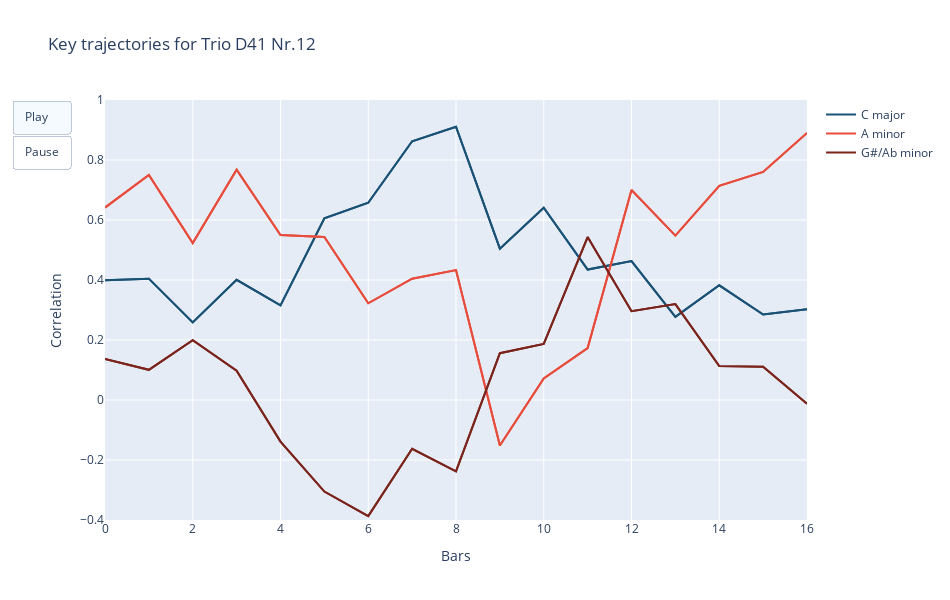

Notebook cell for this chart:
### Code cell
key_traj_interactive(24, title="Key trajectories for Trio D41 Nr.12")

### Figure 1 — Plotly figure (JSON) as saved in the notebook; plotly's stock layout.template omitted (floating-point values rounded to 4 significant figures)
{"data": [{"line": {"color": "#1a5276 "}, "mode": "lines", "showlegend": false, "type": "scatter", "x": [0, 1, 2, 3, 4, 5, 6, 7, 8, 9, 10, 11, 12, 13, 14, 15, 16], "y": [0.3994, 0.4045, 0.2588, 0.4006, 0.3155, 0.6054, 0.6576, 0.8625, 0.9108, 0.5045, 0.6409, 0.4349, 0.4631, 0.2771, 0.3823, 0.2849, 0.3029]}, {"line": {"color": "#1a5276 "}, "mode": "lines", "name": "C major", "type": "scatter", "x": [0, 1, 2, 3, 4, 5, 6, 7, 8, 9, 10, 11, 12, 13, 14, 15, 16], "y": [0.3994, 0.4045, 0.2588, 0.4006, 0.3155, 0.6054, 0.6576, 0.8625, 0.9108, 0.5045, 0.6409, 0.4349, 0.4631, 0.2771, 0.3823, 0.2849, 0.3029]}, {"line": {"color": " #e74c3c  "}, "mode": "lines", "showlegend": false, "type": "scatter", "x": [0, 1, 2, 3, 4, 5, 6, 7, 8, 9, 10, 11, 12, 13, 14, 15, 16], "y": [0.6414, 0.7502, 0.5232, 0.7677, 0.5497, 0.5437, 0.3225, 0.4042, 0.4332, -0.1515, 0.07177, 0.1731, 0.6999, 0.5479, 0.7142, 0.7601, 0.89]}, {"line": {"color": " #e74c3c  "}, "mode": "lines", "name": "A minor", "type": "scatter", "x": [0, 1, 2, 3, 4, 5, 6, 7, 8, 9, 10, 11, 12, 13, 14, 15, 16], "y": [0.6414, 0.7502, 0.5232, 0.7677, 0.5497, 0.5437, 0.3225, 0.4042, 0.4332, -0.1515, 0.07177, 0.1731, 0.6999, 0.5479, 0.7142, 0.7601, 0.89]}, {"line": {"color": " #7b241c "}, "mode": "lines", "showlegend": false, "type": "scatter", "x": [0, 1, 2, 3, 4, 5, 6, 7, 8, 9, 10, 11, 12, 13, 14, 15, 16], "y": [0.137, 0.1007, 0.199, 0.09745, -0.1388, -0.3052, -0.3868, -0.1626, -0.238, 0.1561, 0.187, 0.5432, 0.2958, 0.3196, 0.1129, 0.1109, -0.01281]}, {"line": {"color": " #7b241c "}, "mode": "lines", "name": "G#/Ab minor", "type": "scatter", "x": [0, 1, 2, 3, 4, 5, 6, 7, 8, 9, 10, 11, 12, 13, 14, 15, 16], "y": [0.137, 0.1007, 0.199, 0.09745, -0.1388, -0.3052, -0.3868, -0.1626, -0.238, 0.1561, 0.187, 0.5432, 0.2958, 0.3196, 0.1129, 0.1109, -0.01281]}], "layout": {"height": 600, "hovermode": "closest", "title": {"text": "Key trajectories for Trio D41 Nr.12"}, "updatemenus": [{"buttons": [{"args": [null, {"frame": {"duration": 500, "redraw": false}, "fromcurrent": true, "transition": {"duration": 3000, "easing": "quadratic-in-out"}}], "label": "Play", "method": "animate"}, {"args": [[null], {"frame": {"duration": 0, "redraw": false}, "mode": "immediate", "transition": {"duration": 0}}], "label": "Pause", "method": "animate"}], "type": "buttons"}], "width": 950, "xaxis": {"autorange": false, "range": [0, 16], "title": {"text": "Bars"}, "zeroline": false}, "yaxis": {"autorange": false, "range": [-0.4, 1], "title": {"text": "Correlation"}, "zeroline": false}}}
